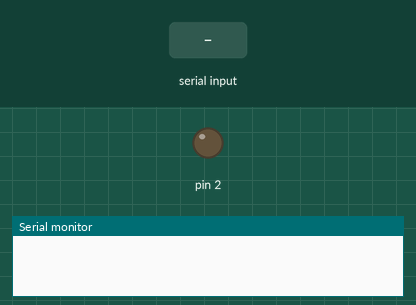
This sketch was run on a simulated Arduino Uno, built with avr-gcc and run on an emulated ATmega328P. On the bench: output pins drawn as LEDs (lit = HIGH), the last lines printed to the serial monitor. The inputs (shaded band) are chosen by the test bench.

Above: at 1.2 s.
1.3 s: "1" received over Serial
At 1.6 s:
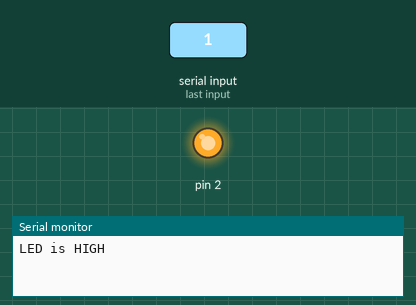
2.8 s: "0" received over Serial
At 4.0 s:
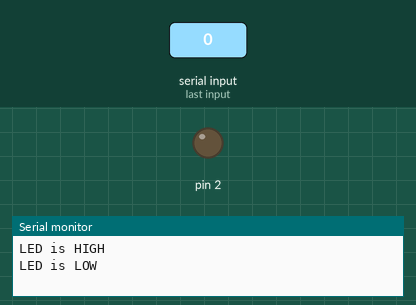
Timing chart, 0 to 5.8 s (numbered marks = the images above; inputs shaded):
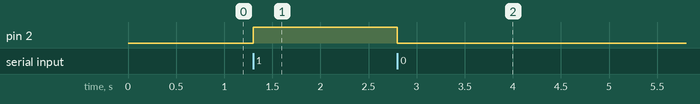

The sketch:

usingSerialToOpenandCloseLED.ino
```cpp
void setup() {
  // put your setup code here, to run once:
Serial.begin(9600);
pinMode(2,OUTPUT);
}

void loop() {
  // put your main code here, to run repeatedly:

if (Serial.available())
{
  char a = Serial.read();
  if(a == '1')
    {
      digitalWrite(2, HIGH);
      Serial.println("LED is HIGH");
    }
  else if(a == '0')
    {
      digitalWrite(2,LOW);
      Serial.println("LED is LOW");
    }
}
}
```

Measured:
- after the input at 1.3 s, pin 2: LOW → HIGH at once
- after the input at 2.8 s, pin 2: HIGH → LOW at once
